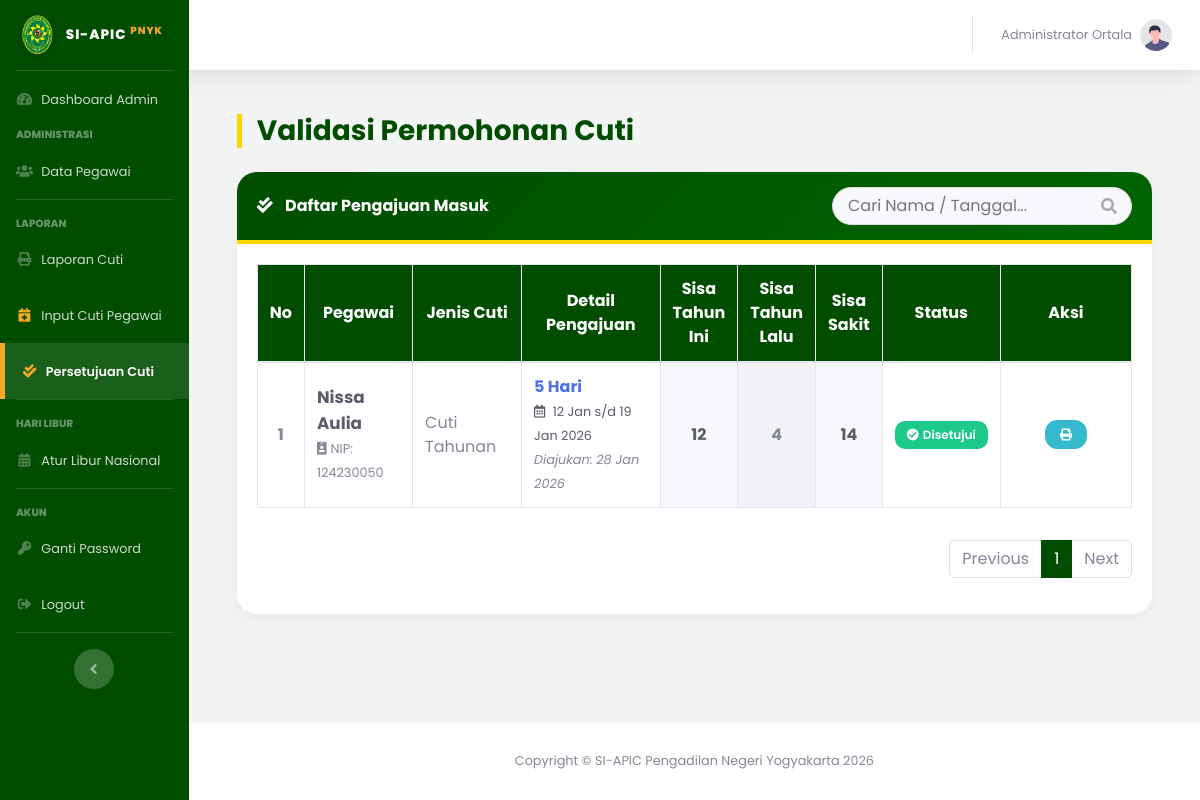
Page /index.php?page=validasi_cuti (signed in) on the earlier database version.
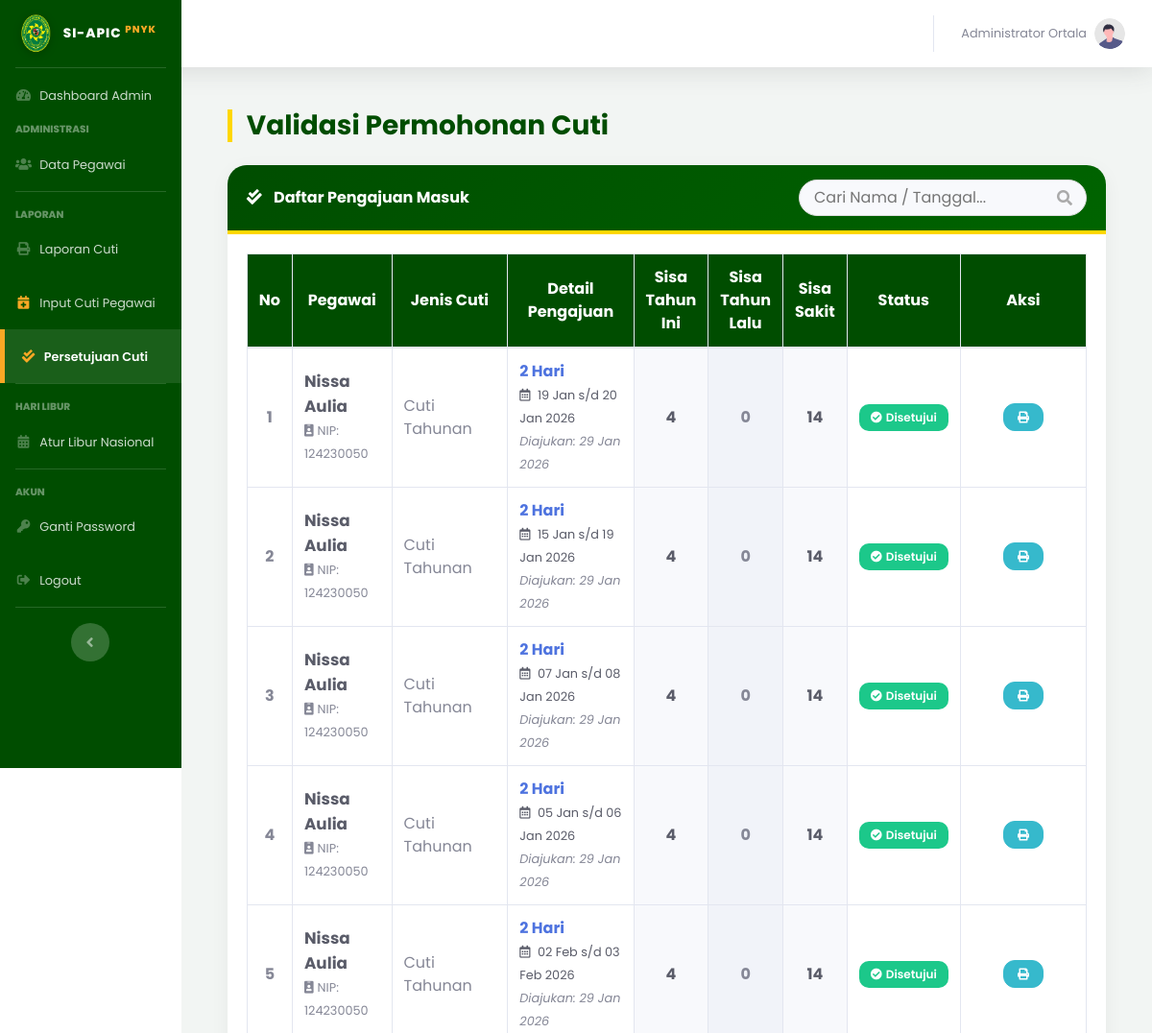
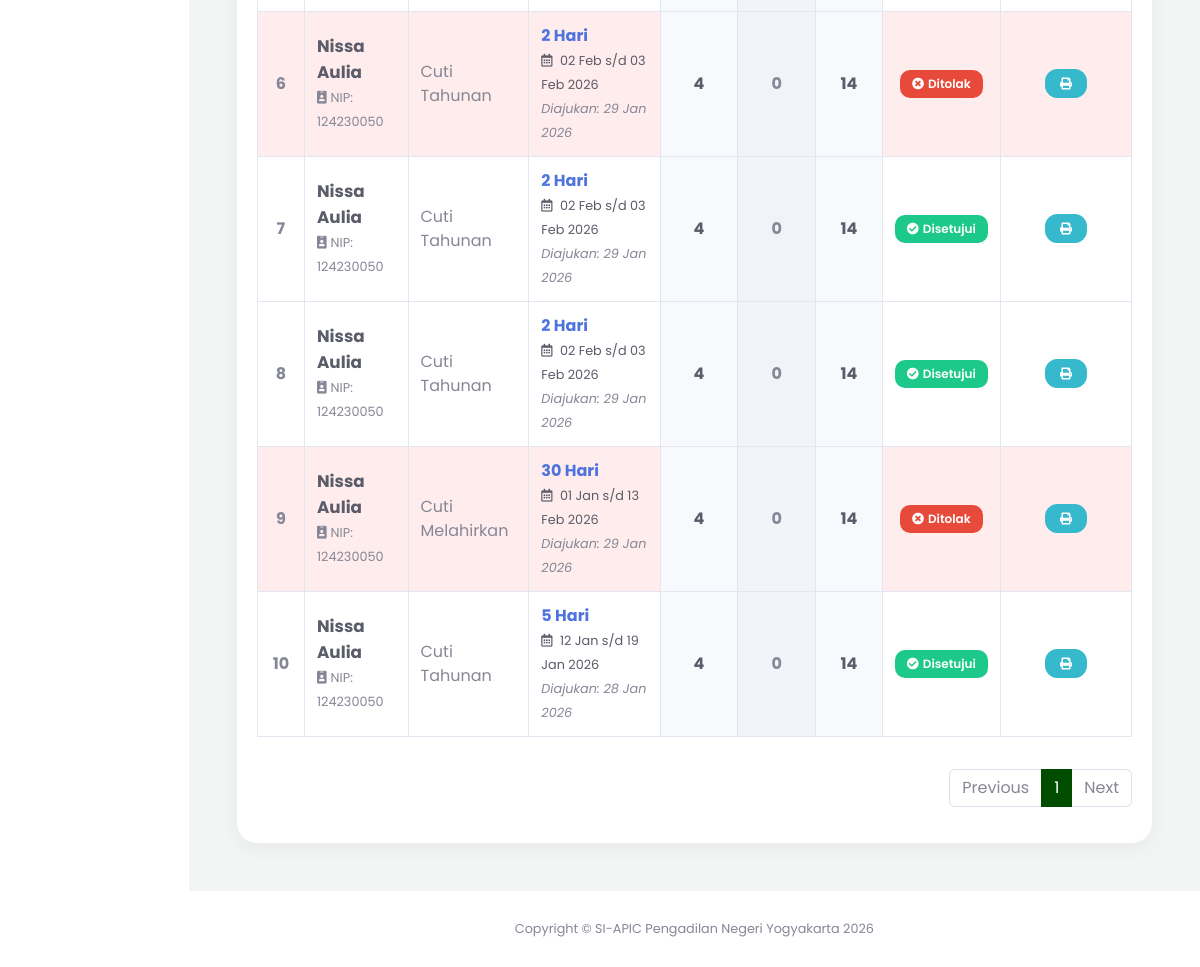
Same page on the later database version (2 pictures, top to bottom).
### tables this page shows
CREATE TABLE `pengajuan_cuti` (
  `id_pengajuan` int(11) NOT NULL,
  `id_user` int(11) NOT NULL,
  `jenis_cuti` varchar(50) DEFAULT NULL,
  `id_atasan` int(11) DEFAULT NULL,
  `id_jenis` int(11) NOT NULL,
  `nomor_surat` varchar(100) DEFAULT NULL,
  `tgl_pengajuan` date DEFAULT NULL,
  `tgl_mulai` date NOT NULL,
  `tgl_selesai` date NOT NULL,
  `lama_hari` int(11) NOT NULL,
  `alasan` text NOT NULL,
  `no_telepon` varchar(20) DEFAULT NULL,
  `masa_kerja` varchar(50) DEFAULT NULL,
  `alamat_cuti` text NOT NULL,
  `status` enum('Diajukan','Disetujui','Ditolak','Dibatalkan') DEFAULT 'Diajukan',
  `catatan_admin` text DEFAULT NULL,
  `created_at` timestamp NOT NULL DEFAULT current_timestamp(),
  `sisa_cuti_n` int(11) DEFAULT 0,
  `sisa_cuti_n1` int(11) DEFAULT 0,
  `dipotong_n1` int(11) DEFAULT 0,
  `dipotong_n` int(11) DEFAULT 0,
  `id_pejabat` int(11) DEFAULT 0
);

CREATE TABLE `users` (
  `id_user` int(11) NOT NULL,
  `nip` varchar(30) NOT NULL,
  `password` varchar(255) NOT NULL,
  `nama_lengkap` varchar(100) NOT NULL,
  `jabatan` varchar(100) DEFAULT NULL,
  `pangkat` varchar(50) DEFAULT NULL,
  `unit_kerja` varchar(100) DEFAULT 'Pengadilan Negeri Yogyakarta',
  `no_telepon` varchar(20) DEFAULT NULL,
  `role` enum('admin','user') NOT NULL,
  `is_atasan_langsung` tinyint(1) DEFAULT 0 COMMENT '1=Bisa TTD, 0=Staf Biasa',
  `sisa_cuti_n` int(11) DEFAULT 12,
  `sisa_cuti_n1` int(11) DEFAULT 0,
  `sisa_cuti_n2` int(11) DEFAULT 0,
  `kuota_cuti_sakit` int(11) DEFAULT 14,
  `created_at` timestamp NOT NULL DEFAULT current_timestamp(),
  `status_akun` enum('aktif','nonaktif') DEFAULT 'aktif',
  `id_atasan` int(11) DEFAULT NULL
);

CREATE TABLE `jenis_cuti` (
  `id_jenis` int(11) NOT NULL,
  `nama_jenis` varchar(50) NOT NULL
);

### pages/admin/validasi_cuti.php (the view, shortened to what the rows shown need)
<?php
$batas   = 10;
$halaman = isset($_GET['hal']) ? (int)$_GET['hal'] : 1;
$halaman_awal = ($halaman > 1) ? ($halaman * $batas) - $batas : 0;
$where_clause = "";
$query_utama = "SELECT pengajuan_cuti.*,
                       users.nama_lengkap, users.nip,
                       users.sisa_cuti_n, users.sisa_cuti_n1, users.kuota_cuti_sakit,
                       jenis_cuti.nama_jenis
                FROM pengajuan_cuti
                JOIN users ON pengajuan_cuti.id_user = users.id_user
                JOIN jenis_cuti ON pengajuan_cuti.id_jenis = jenis_cuti.id_jenis
                WHERE 1=1 $where_clause
                ORDER BY pengajuan_cuti.tgl_pengajuan DESC, pengajuan_cuti.id_pengajuan DESC
                LIMIT $halaman_awal, $batas";
$query = mysqli_query($koneksi, $query_utama);
$nomor = $halaman_awal + 1;
?>
<div class="container-fluid mb-5">
    <div class="d-sm-flex align-items-center justify-content-between mb-4 mt-4">
        <h1 class="h3 mb-0 text-gray-800 page-title-pn">Validasi Permohonan Cuti</h1>
    </div>
    <div class="card card-pn mb-4">
        <div class="card-body">
            <div id="area_tabel">
                <?php if(mysqli_num_rows($query) == 0) { ?>
                    <div class="alert alert-info text-center" style="border-radius: 15px; border-left: 5px solid #36b9cc;">
                        <i class="fas fa-info-circle mr-2"></i>Data tidak ditemukan.
                    </div>
                <?php } else { ?>
                <div class="table-responsive">
                    <table class="table table-bordered table-hover" width="100%" cellspacing="0">
                        <thead class="thead-pn">
                            <tr class="text-center">
                                <th width="5%" style="vertical-align: middle;">No</th>
                                <th style="vertical-align: middle;">Pegawai</th>
                                <th style="vertical-align: middle;">Jenis Cuti</th>
                                <th style="vertical-align: middle;">Detail Pengajuan</th>
                                <th width="5%" style="vertical-align: middle;">Sisa<br>Tahun Ini</th>
                                <th width="5%" style="vertical-align: middle;">Sisa<br>Tahun Lalu</th>
                                <th width="5%" style="vertical-align: middle;">Sisa<br>Sakit</th>
                                <th style="vertical-align: middle;">Status</th>
                                <th width="15%" style="vertical-align: middle;">Aksi</th>
                            </tr>
                        </thead>
                        <tbody>
                            <?php
                            while($row = mysqli_fetch_array($query)){
                                $raw_status = strtolower(trim($row['status']));
                                $bg_row = "";
                                if ($raw_status == 'disetujui') {
                                    $badge = '<span class="badge badge-success badge-status"><i class="fas fa-check-circle mr-1"></i>Disetujui</span>';
                                } elseif ($raw_status == 'ditolak') {
                                    $badge = '<span class="badge badge-danger badge-status"><i class="fas fa-times-circle mr-1"></i>Ditolak</span>';
                                    $bg_row = "style='background-color: #ffecec;'";
                                } else {
                                    $badge = '<span class="badge badge-warning badge-status"><i class="fas fa-clock mr-1"></i>Menunggu</span>';
                                    $bg_row = "style='background-color: #fff3cd;'";
                                }
                            ?>
                            <tr <?php echo $bg_row; ?>>
                                <td class="text-center font-weight-bold" style="vertical-align: middle;"><?php echo $nomor++; ?></td>
                                <td style="vertical-align: middle;">
                                    <div class="font-weight-bold text-dark" style="font-size: 1.05rem;"><?php echo $row['nama_lengkap']; ?></div>
                                    <small class="text-muted"><i class="fas fa-id-badge mr-1"></i>NIP: <?php echo $row['nip']; ?></small>
                                </td>
                                <td style="vertical-align: middle;"><?php echo $row['nama_jenis']; ?></td>
                                <td style="vertical-align: middle;">
                                    <div class="font-weight-bold text-primary"><?php echo $row['lama_hari']; ?> Hari</div>
                                    <small class="text-dark">
                                        <i class="far fa-calendar-alt mr-1"></i>
                                        <?php echo date('d M', strtotime($row['tgl_mulai'])); ?> s/d
                                        <?php echo date('d M Y', strtotime($row['tgl_selesai'])); ?>
                                    </small>
                                    <br>
                                    <small class="text-muted" style="font-size: 0.8rem;">
                                        <i>Diajukan: <?php echo date('d M Y', strtotime($row['tgl_pengajuan'])); ?></i>
                                    </small>
                                </td>
                                <td class="text-center font-weight-bold text-dark" style="vertical-align: middle; background-color: #f8f9fc;" title="Sisa Tahun Ini">
                                    <?php echo $row['sisa_cuti_n']; ?>
                                </td>
                                <td class="text-center font-weight-bold text-secondary" style="vertical-align: middle; background-color: #f1f3f9;" title="Sisa Tahun Lalu">
                                    <?php echo $row['sisa_cuti_n1']; ?>
                                </td>
                                <td class="text-center font-weight-bold text-dark" style="vertical-align: middle; background-color: #f8f9fc;" title="Sisa Cuti Sakit">
                                    <?php echo $row['kuota_cuti_sakit']; ?>
                                </td>
                                <td class="text-center" style="vertical-align: middle;"><?php echo $badge; ?></td>
                                <td class="text-center" style="vertical-align: middle;">
                                    <a href="pages/admin/cetak_cuti_admin.php?id=<?php echo $row['id_pengajuan']; ?>" target="_blank" class="btn btn-info btn-circle btn-sm shadow-sm" title="Cetak Surat">
                                        <i class="fas fa-print"></i>
                                    </a>
                                </td>
                            </tr>
                            <?php } ?>
                        </tbody>
                    </table>
                </div>
                <?php } ?>
            </div> </div>
    </div>
</div>

Differences in the rows shown:
added pengajuan_cuti: id_user.nama_lengkap "Nissa Aulia", id_user.nip "124230050", id_jenis.nama_jenis "Cuti Tahunan", lama_hari "2", tgl_mulai "19 Jan", tgl_selesai "20 Jan 2026", tgl_pengajuan "29 Jan 2026", id_user.sisa_cuti_n "4", id_user.sisa_cuti_n1 "0", id_user.kuota_cuti_sakit "14", status "Disetujui" (drawn)
added pengajuan_cuti: id_user.nama_lengkap "Nissa Aulia", id_user.nip "124230050", id_jenis.nama_jenis "Cuti Tahunan", lama_hari "2", tgl_mulai "15 Jan", tgl_selesai "19 Jan 2026", tgl_pengajuan "29 Jan 2026", id_user.sisa_cuti_n "4", id_user.sisa_cuti_n1 "0", id_user.kuota_cuti_sakit "14", status "Disetujui" (drawn)
added pengajuan_cuti: id_user.nama_lengkap "Nissa Aulia", id_user.nip "124230050", id_jenis.nama_jenis "Cuti Tahunan", lama_hari "2", tgl_mulai "07 Jan", tgl_selesai "08 Jan 2026", tgl_pengajuan "29 Jan 2026", id_user.sisa_cuti_n "4", id_user.sisa_cuti_n1 "0", id_user.kuota_cuti_sakit "14", status "Disetujui" (drawn)
added pengajuan_cuti: id_user.nama_lengkap "Nissa Aulia", id_user.nip "124230050", id_jenis.nama_jenis "Cuti Tahunan", lama_hari "2", tgl_mulai "05 Jan", tgl_selesai "06 Jan 2026", tgl_pengajuan "29 Jan 2026", id_user.sisa_cuti_n "4", id_user.sisa_cuti_n1 "0", id_user.kuota_cuti_sakit "14", status "Disetujui" (drawn)
added pengajuan_cuti: id_user.nama_lengkap "Nissa Aulia", id_user.nip "124230050", id_jenis.nama_jenis "Cuti Tahunan", lama_hari "2", tgl_mulai "02 Feb", tgl_selesai "03 Feb 2026", tgl_pengajuan "29 Jan 2026", id_user.sisa_cuti_n "4", id_user.sisa_cuti_n1 "0", id_user.kuota_cuti_sakit "14", status "Disetujui" (drawn)
added pengajuan_cuti: id_user.nama_lengkap "Nissa Aulia", id_user.nip "124230050", id_jenis.nama_jenis "Cuti Tahunan", lama_hari "2", tgl_mulai "02 Feb", tgl_selesai "03 Feb 2026", tgl_pengajuan "29 Jan 2026", id_user.sisa_cuti_n "4", id_user.sisa_cuti_n1 "0", id_user.kuota_cuti_sakit "14", status "Ditolak" (drawn)
added pengajuan_cuti: id_user.nama_lengkap "Nissa Aulia", id_user.nip "124230050", id_jenis.nama_jenis "Cuti Tahunan", lama_hari "2", tgl_mulai "02 Feb", tgl_selesai "03 Feb 2026", tgl_pengajuan "29 Jan 2026", id_user.sisa_cuti_n "4", id_user.sisa_cuti_n1 "0", id_user.kuota_cuti_sakit "14", status "Disetujui" (drawn)
added pengajuan_cuti: id_user.nama_lengkap "Nissa Aulia", id_user.nip "124230050", id_jenis.nama_jenis "Cuti Tahunan", lama_hari "2", tgl_mulai "02 Feb", tgl_selesai "03 Feb 2026", tgl_pengajuan "29 Jan 2026", id_user.sisa_cuti_n "4", id_user.sisa_cuti_n1 "0", id_user.kuota_cuti_sakit "14", status "Disetujui" (drawn)
added pengajuan_cuti: id_user.nama_lengkap "Nissa Aulia", id_user.nip "124230050", id_jenis.nama_jenis "Cuti Melahirkan", lama_hari "30", tgl_mulai "01 Jan", tgl_selesai "13 Feb 2026", tgl_pengajuan "29 Jan 2026", id_user.sisa_cuti_n "4", id_user.sisa_cuti_n1 "0", id_user.kuota_cuti_sakit "14", status "Ditolak" (drawn)
changed through a linked row, pengajuan_cuti "12 Jan": id_user.sisa_cuti_n "12" → "4"; id_user.sisa_cuti_n1 "4" → "0"
